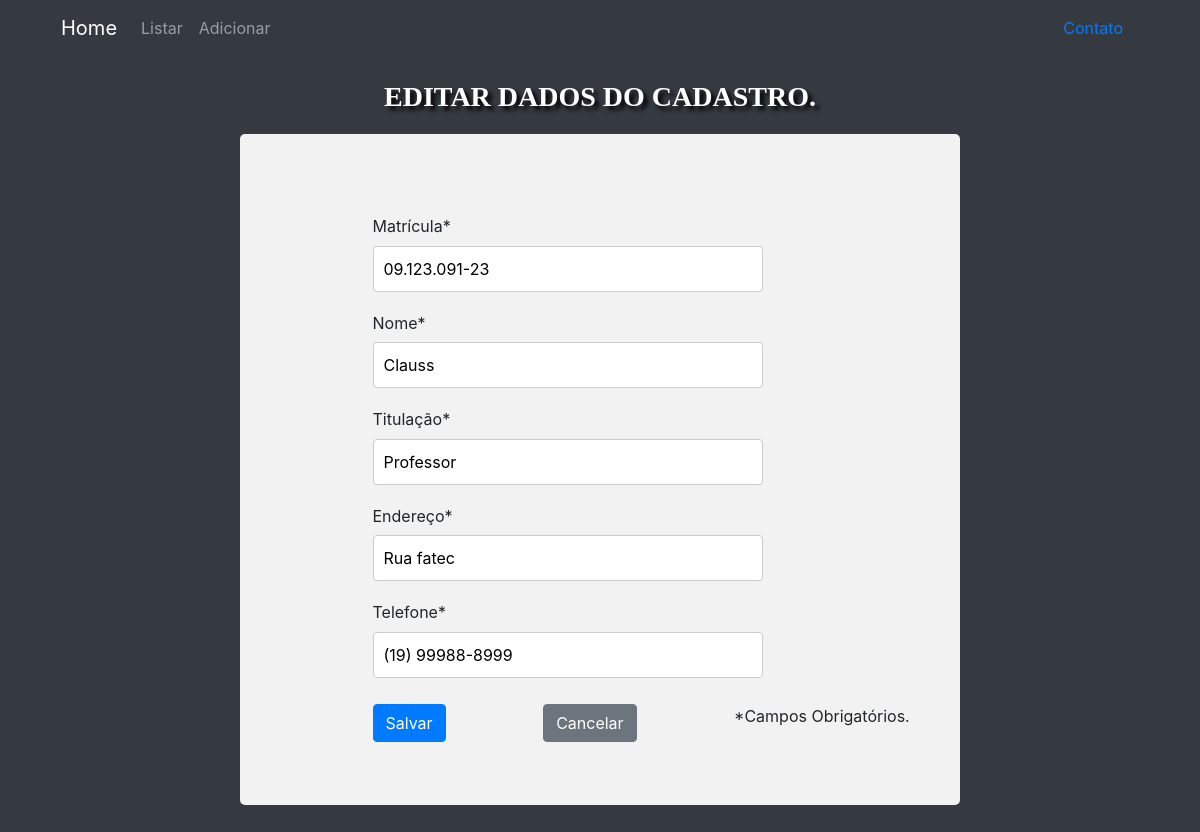
The page /editar/?id=271 on the database its author committed.
### portalProfessor/models.py (models this page shows)
class Professor(models.Model):
    matricula = models.CharField(max_length=100)
    nome = models.CharField(max_length=100)
    endereco = models.CharField(max_length=100)
    telefone = models.CharField(max_length=100)
    titulacao = models.CharField(max_length=100)

### portalProfessor/views.py (the view)
# urls.py: path('editar/', views.editar),
def editar(request):
    id_professor = request.GET.get('id')
    print(id_professor)
    dados = {}
    if id_professor:
        dados ['professor'] = Professor.objects.get(id=id_professor)
    return render(request, 'edita.html', dados)

### portalProfessor/templates/edita.html (shortened to what this page needs)
{% extends 'base.html' %}
{% block content%}
{% load static %}
<div class="container">
    <nav class="navbar navbar-expand-lg navbar-dark bg-dark">
        <a class="navbar-brand" href="/">Home</a>
        <div class="collapse navbar-collapse" id="navbarTogglerDemo02">
          <ul class="navbar-nav mr-auto mt-2 mt-lg-0">
            <li class="nav-item">
              <a class="nav-link" href="/lista/">Listar <span class="sr-only">(current)</span></a>
            </li>
            <li class="nav-item">
              <a class="nav-link" href="/adiciona/">Adicionar</a>
            </li>
          </ul>
          <div class="form-inline my-2 my-lg-0">
            <a class="nav-link" href="/contato/">Contato</a>
          </div>
        </div>
    </nav>
</div>
<div id="tituloPaginas">
  <p>EDITAR DADOS DO CADASTRO.</p>
</div>
<div class="containerFormulario">
  <form action="submit" method="POST">
    <div class="row">
      <div class="col-35"><br/>
          <label>Matrícula*</label>
      </div>
      <div class="col-85">
        <input type="text" value="{{ professor.matricula }}">
      </div>
    </div>
    <div class="row">
      <div class="col-35">
          <label>Nome*</label>
      </div>
      <div class="col-85">
        <input type="text" value="{{ professor.nome }}">
      </div>
      <div class="col-35">
          <label>Titulação*</label>
      </div>
      <div class="col-85">
        <input type="text" value="{{ professor.titulacao }}">
      </div>
    </div>
    <div class="row">
      <div class="col-35">
          <label>Endereço*</label>
      </div>
      <div class="col-85">
        <input type="text" value="{{ professor.endereco }}">
      </div>
      <div class="col-35">
          <label>Telefone*</label>
      </div>
      <div class="col-85">
        <input type="text" value="{{ professor.telefone }}">
      </div>
    </div>
    <div class="row">
      <button id="formularioBotao" type="submit" class="btn btn-primary">Salvar</button>
      <a id="formularioBotao" class="btn btn-secondary" href="/lista/">Cancelar</a>
      <p id="formularioBotao">*Campos Obrigatórios.</p>
    </div>
  </form>
</div>
{% endblock %}

### portalProfessor/static/css/styles.css (style rules this page uses)
#body { background-color: #343a40; }
.containerFormulario { border-radius: 5px; background-color: #f2f2f2; padding: 50px; margin-left: 20%; margin-right: 20%; margin-bottom: 20%; }
.row:after { content: ""; display: table; clear: both; }
#formularioBotao { margin-left: 15%; margin-top: 2%; margin-bottom: 2%; }
#tituloPaginas { margin-top: 20px; font-size: 28px; color: white; text-shadow: 4px 4px 4px black; font-family:'Times New Roman'; font-weight: bold; text-align: center; }
input[type=text], select, textarea { width: 80%; padding: 10px; border: 1px solid #ccc; border-radius: 4px; box-sizing: border-box; resize: vertical; }
label { display: inline-block; }
.col-35 { float: left; margin-left: 15%; width: 25%; margin-top: 6px; margin-bottom: -1%; }
.col-85 { float: left; width: 75%; margin-top: 6px; margin-left: 15%; margin-bottom: 2%; }

### rows shown on the page
Professor: matricula "09.123.091-23", nome "Clauss", titulacao "Professor", endereco "Rua fatec", telefone "(19) 99988-8999"
